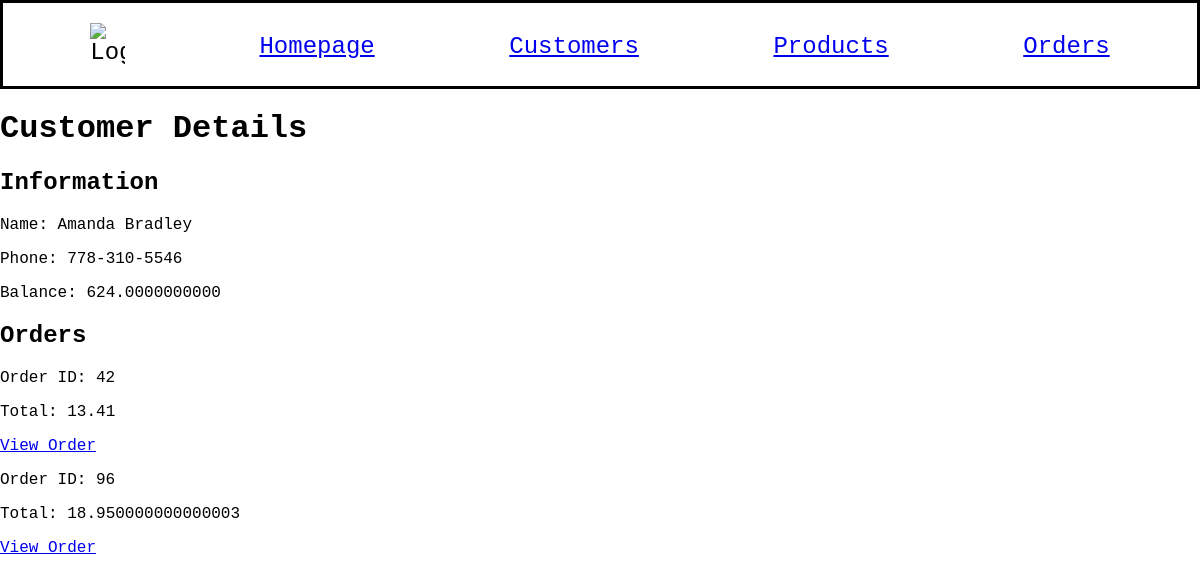
The page /customer/20 on the database as committed earlier.
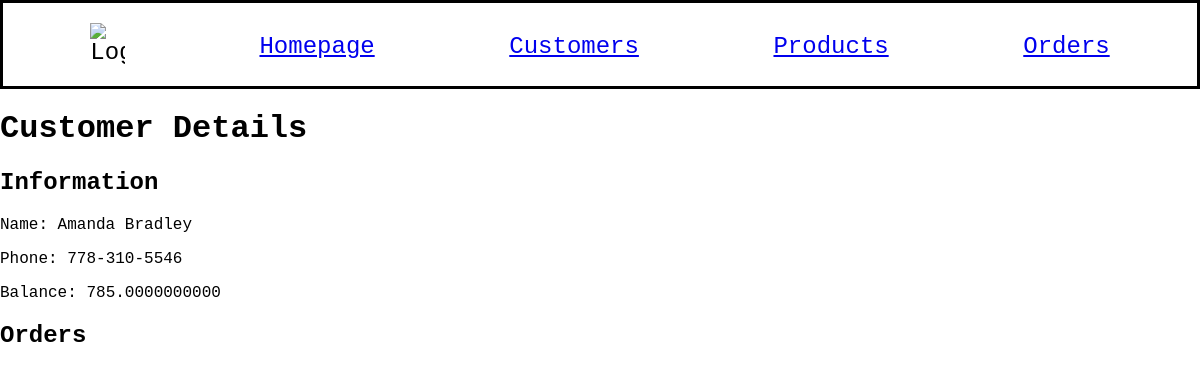
The same page on the database as committed later.
### models.py (models this page shows, shortened)
class Customer(db.Model):
    id = mapped_column(Integer, primary_key=True)
    name = mapped_column(String(200), nullable=False, unique=True)
    phone = mapped_column(String(20), nullable=False)
    balance = mapped_column(Numeric, nullable=False, default=100)
    orders = relationship("Order")

class Order(db.Model):
    id = mapped_column(Integer, primary_key=True)
    customer_id = mapped_column(Integer, ForeignKey(Customer.id), nullable=False)
    created = mapped_column(DateTime, default=func.now())
    processed = mapped_column(DateTime, nullable=True, default=None)
    customer = relationship("Customer", back_populates="orders")
    items = relationship("ProductOrder", back_populates="order")
    strategy = mapped_column(String(20), nullable=False, default="adjust")

### app.py (the view)
@app.route("/customer/<int:customer_id>")
def customer_detail(customer_id):
    customer = Customer.query.get(customer_id)
    if customer is None:
        return "Customer not found", 404
    orders = Order.query.filter_by(customer_id=customer_id).all()
    for order in orders:
        order.total = sum([float(item.product.price) * float(item.quantity) for item in order.items])
    return render_template("customer_detail.html", customer=customer, orders=orders)

### templates/customer_detail.html
{% extends "base.html" %}
{% block content %}
<h1>Customer Details</h1>
<h2>Information</h2>
<p>Name: {{ customer.name }}</p>
<p>Phone: {{ customer.phone }}</p>
<p>Balance: {{ customer.balance }}</p>
<h2>Orders</h2>
{% for order in orders %}
<div>
    <p>Order ID: {{ order.id }}</p>
    <p>Total: {{ order.total }}</p>
    <a href="/order/{{ order.id }}">View Order</a>
</div>
{% endfor %}
{% endblock %}

Rows that differ between the two databases and show on the page:
removed Order: id "42", total "13.41"
removed Order: id "96", total "18.950000000000003"
changed Customer "Amanda Bradley": balance "624.0000000000" → "785.0000000000"
